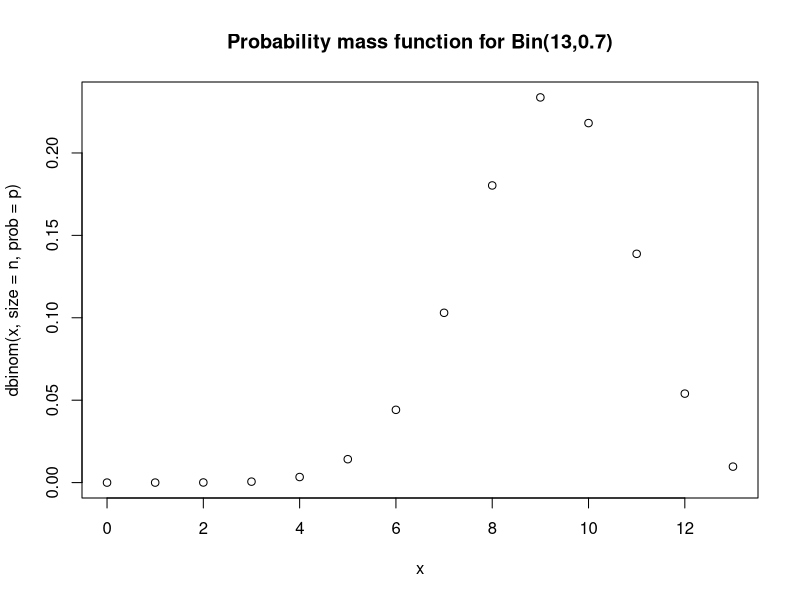
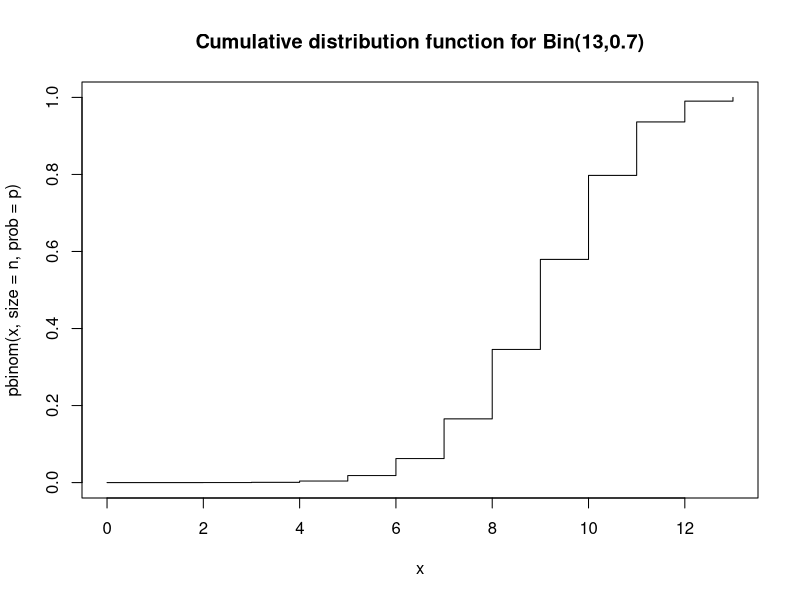
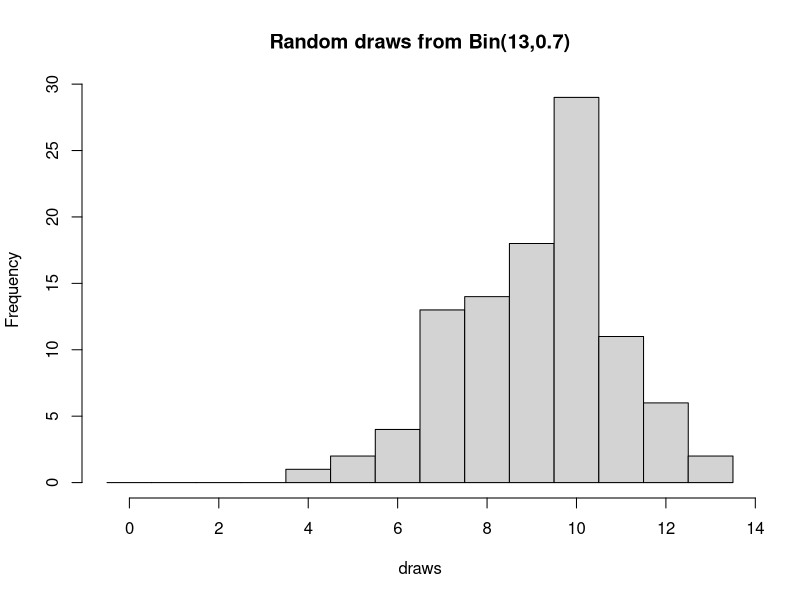
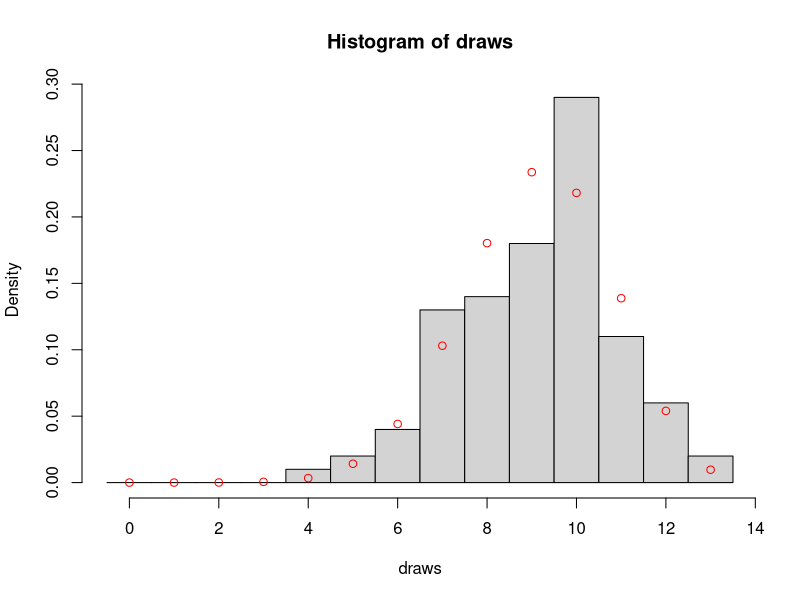
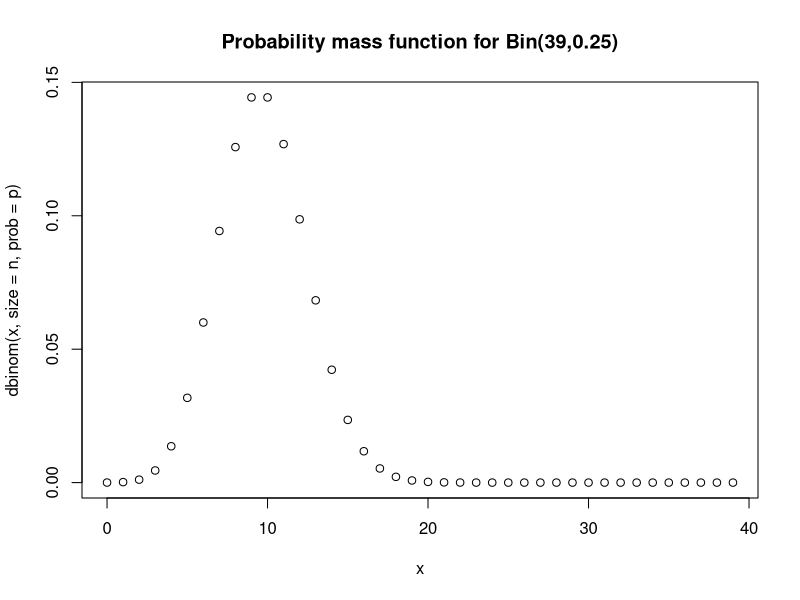
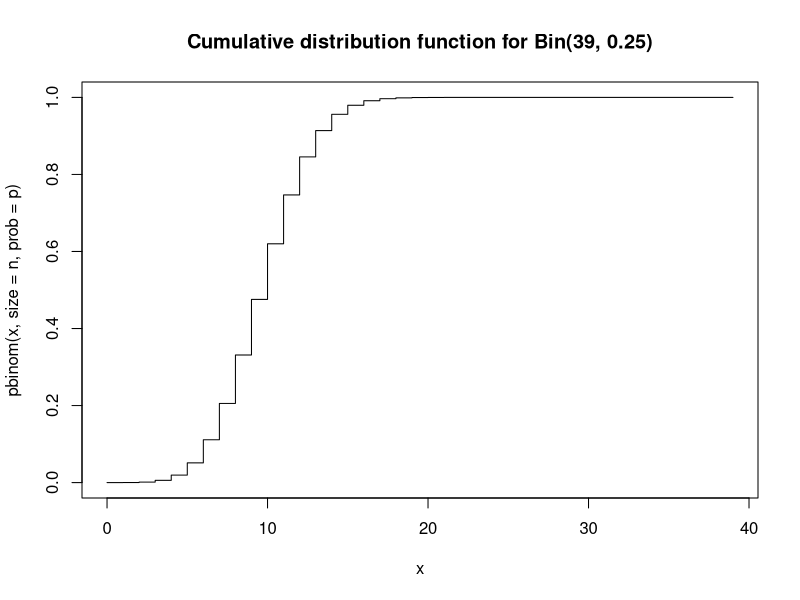
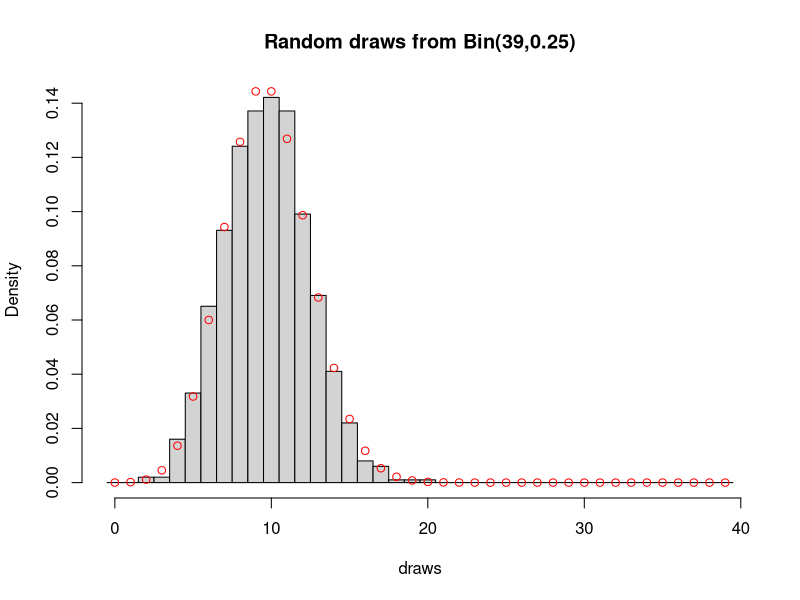
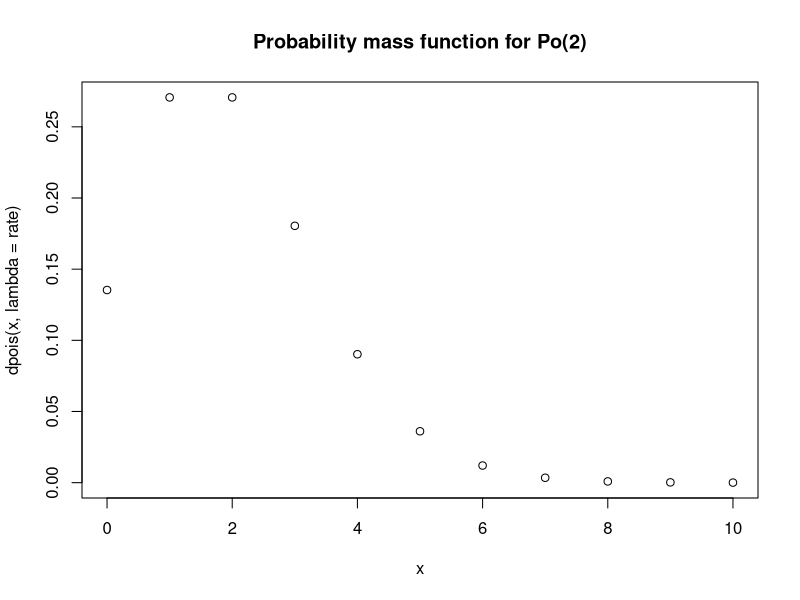

The R script that drew these images, in order:
## ---- chunk 1
n <- 13
p <- 0.7
dbinom(6, size = n, prob = p)
## ---- chunk 2
x <- 0:n
plot(x, dbinom(x, size = n, prob = p), main = "Probability mass function for Bin(13,0.7)")
## ---- chunk 3
pbinom(9, size = n, prob = p)
## ---- chunk 4
plot(x, pbinom(x, size = n, prob = p), type="s", main = "Cumulative distribution function for Bin(13,0.7)")
## ---- chunk 5
draws <- rbinom(100, size = n, prob = p) # draw 100
brks  <- (0:(n+1)) - 0.5
hist(draws, breaks = brks, main = "Random draws from Bin(13,0.7)") 
## ---- chunk 6
hist(draws, breaks = brks, probability = TRUE)
points(x, dbinom(x, size = n, prob = p), col="red")
## ---- chunk 7
n <- 39
p <- 0.25
x <- 0:n

plot(x, dbinom(x, size = n, prob = p),                     
     main = 'Probability mass function for Bin(39,0.25)')
plot(x, pbinom(x, size = n, prob = p), type = 's', 
     main = 'Cumulative distribution function for Bin(39, 0.25)')

draws <- rbinom(999, size = n, prob = p)
brks  <- (0:(n+1)) - 0.5
hist(draws, breaks = brks, probability = TRUE, main = "Random draws from Bin(39,0.25)")
points(x, dbinom(x, size = n, prob = p), col="red")
## ---- chunk 8
rate <- 2
x <- 0:10 # with no upper limit we need to decide on an upper limit

plot(x, dpois(x, lambda = rate), main = "Probability mass function for Po(2)") 
## ---- chunk 9
plot(x, ppois(x, lambda = rate), type="s", main = "Cumulative distribution function for Po(2)")
## ---- chunk 10
draws <- rpois(100, lambda = rate)

hist(draws, breaks = (0:(max(draws)+1)) - 0.5, probability = TRUE, main = "Random draws from Po(2)")
points(x, dpois(x, lambda = rate), col="red")
## ---- chunk 11
rate <- 23
x <- 5:40 # with no upper limit we need to decide on an upper limit

plot(x, dpois(x, lambda = rate), 
     main = 'Probability mass function for Po(23)')
plot(x, ppois(x, lambda = rate), type="s", 
     main = 'Cumulative distribution function for Po(23)')

draws <- rpois(999, lambda = rate) 
hist(draws, breaks = (min(draws):(max(draws)+1)) - 0.5, probability = TRUE, 
     main = "Random draws from Po(23)")
points(x, dpois(x, lambda = rate), col="red")
## ---- chunk 12
a <- 0
b <- 1

# The curve function expects you to give a function of `x` and then it 
# (internally) creates a sequence of values from `from` and to `to` and creates
# plots similar to what we had before, but using a line rather than points.
curve(dunif(x, min = a, max = b), from = -1, to = 2,
      xlab='y', ylab='f(y)', main='Probability density function for Unif(0,1)')
## ---- chunk 13
curve(punif(x, min = a, max = b), from = -1, to = 2,
      xlab='y', ylab='F(y)', main='Cumulative distribution function for Unif(0,1)')
## ---- chunk 14
curve(qunif(x, min = a, max = b), from = 0, to = 1,
      xlab='p', ylab='F^{-1}(p)', main='Quantile function for Unif(0,1)')
## ---- chunk 15
random_uniforms <- runif(100, min = a, max = b)
hist(random_uniforms, probability = TRUE, main = "Random draws from Unif(0,1)")
curve(dunif(x, min = a, max = b), add = TRUE, col="red")
## ---- chunk 16
a <- 13
b <- 65

opar = par(mfrow=c(2,2)) # Create a 2x2 grid of figures
curve(dunif(x, min = a, max = b), from = a-1, to = b+1,
      xlab='y', ylab='f(y)', main='Probability density function for Unif(13,65)')
curve(punif(x, min = a, max = b), from = a-1, to = b+1,
      xlab='y', ylab='f(y)', main='Cumulative distribution function for Unif(13,65)')
curve(qunif(x, min = a, max = b), from = 0, to = 1,
      xlab='y', ylab='f(y)', main='Quantile function for Unif(13,65)')
random_uniforms <- runif(999, min = a, max = b)
hist(random_uniforms, probability = TRUE, main = "Random draws from Unif(13,65)")
curve(dunif(x, min = a, max = b), add=TRUE, col="red")
par(opar)
## ---- chunk 17
mu    <- 0
sigma <- 1 # standard deviation

curve(dnorm(x, mean = mu, sd = sigma), # notice the 3rd argument is the sd
      from = -4, to = 4,
      main = "PDF for a standard normal")
## ---- chunk 18
curve(pnorm(x, mean = mu, sd = sigma), 
      from = -4, to = 4,
      main = "CDF for a standard normal",
      ylab = "F(x)")
## ---- chunk 19
curve(qnorm(x, mean = mu, sd = sigma),
      from = 0, to = 1, 
      main = "Quantile function for a standard normal")
## ---- chunk 20
draws <- rnorm(100, mean = mu, sd = sigma)
hist(draws, probability = TRUE)
curve(dnorm(x, mean = mu, sd = sigma), add = TRUE, col = "red")
## ---- chunk 21
mu    <- -4
sigma <- sqrt(3) # standard deviation!!!

opar = par(mfrow=c(2,2))
curve(dnorm(x, mean = mu, sd = sigma), 
      from = mu-4*sigma, to = mu+4*sigma,
      main = "PDF for a normal")

curve(pnorm(x, mean = mu, sd = sigma), 
      from = mu-4*sigma, to = mu+4*sigma,
      main = "CDF for a normal")

curve(qnorm(x, mean = mu, sd = sigma),
      from = 0, to = 1, 
      main = "Quantile function for a normal")

draws <- rnorm(999, mean = mu, sd = sigma)
hist(draws, probability = TRUE)
curve(dnorm(x, mean = mu, sd = sigma), add = TRUE, col = "red")
par(opar)
## ---- chunk 22
# Try any values for mu and sigma
mu    <- 0
sigma <- 1

pnorm(mu+1*sigma, mean = mu, sd = sigma) - pnorm(mu-1*sigma, mean = mu, sd = sigma)
pnorm(mu+2*sigma, mean = mu, sd = sigma) - pnorm(mu-2*sigma, mean = mu, sd = sigma)
pnorm(mu+3*sigma, mean = mu, sd = sigma) - pnorm(mu-3*sigma, mean = mu, sd = sigma)

## ---- chunk 23
n <- 70
p <- 0.015

dbinom(0, size = n, prob = p)
1-pbinom(2, size = n, prob = p)
